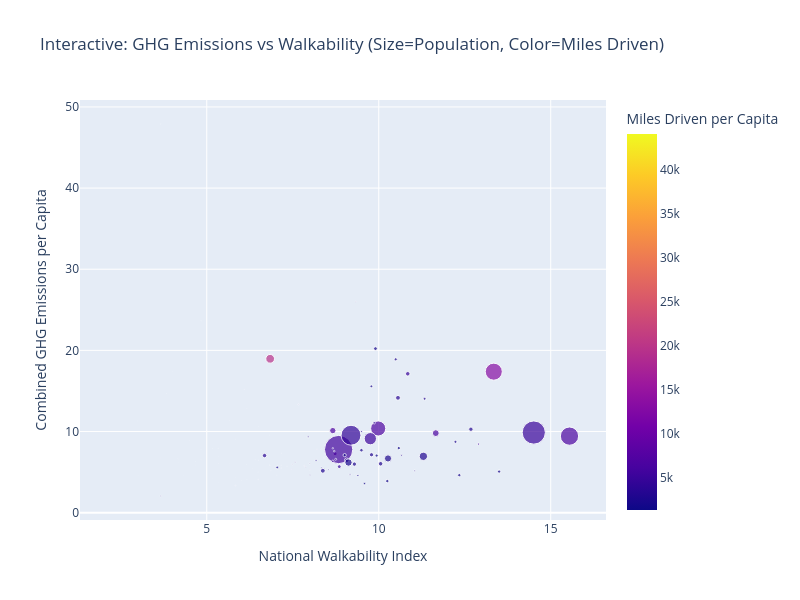

The notebook cell saved with this chart:
### Markdown cell above
## 6. Interactive Visualizations

Create interactive plots for deeper exploration.

### Code cell
# Interactive scatter plot: Emissions vs Walkability
fig = px.scatter(df, x='wlk_NatWalkInd_avg', y='agg_combined_emitGHG_pC', 
                 size='population', color='miles_driven_pC',
                 hover_name='NAME', 
                 title='Interactive: GHG Emissions vs Walkability (Size=Population, Color=Miles Driven)',
                 labels={'wlk_NatWalkInd_avg': 'National Walkability Index',
                        'agg_combined_emitGHG_pC': 'Combined GHG Emissions per Capita',
                        'miles_driven_pC': 'Miles Driven per Capita'})

fig.update_layout(width=800, height=600)
fig.show()

# Save as HTML for sharing
fig.write_html('figures/interactive_emissions_walkability.html')

### Figure 1 — Plotly figure (JSON) as saved in the notebook; plotly's stock layout.template omitted (floating-point values rounded to 4 significant figures; data arrays with more than 128 entries replaced by an {"elided": "..."} marker saying what was removed)
{"data": [{"hovertemplate": "<b>%{hovertext}</b><br><br>National Walkability Index=%{x}<br>Combined GHG Emissions per Capita=%{y}<br>population=%{marker.size}<br>Miles Driven per Capita=%{marker.color}<extra></extra>", "hovertext": {"elided": "129 str values"}, "legendgroup": "", "marker": {"color": {"elided": "129 float values"}, "coloraxis": "coloraxis", "size": {"elided": "129 float values"}, "sizemode": "area", "sizeref": 238.6, "symbol": "circle"}, "mode": "markers", "name": "", "orientation": "v", "showlegend": false, "type": "scatter", "x": {"elided": "129 float values"}, "xaxis": "x", "y": {"elided": "129 float values"}, "yaxis": "y"}], "layout": {"coloraxis": {"colorbar": {"title": {"text": "Miles Driven per Capita"}}, "colorscale": [[0, "#0d0887"], [0.1111, "#46039f"], [0.2222, "#7201a8"], [0.3333, "#9c179e"], [0.4444, "#bd3786"], [0.5556, "#d8576b"], [0.6667, "#ed7953"], [0.7778, "#fb9f3a"], [0.8889, "#fdca26"], [1, "#f0f921"]]}, "height": 600, "legend": {"itemsizing": "constant", "tracegroupgap": 0}, "title": {"text": "Interactive: GHG Emissions vs Walkability (Size=Population, Color=Miles Driven)"}, "width": 800, "xaxis": {"anchor": "y", "domain": [0, 1], "title": {"text": "National Walkability Index"}}, "yaxis": {"anchor": "x", "domain": [0, 1], "title": {"text": "Combined GHG Emissions per Capita"}}}}
